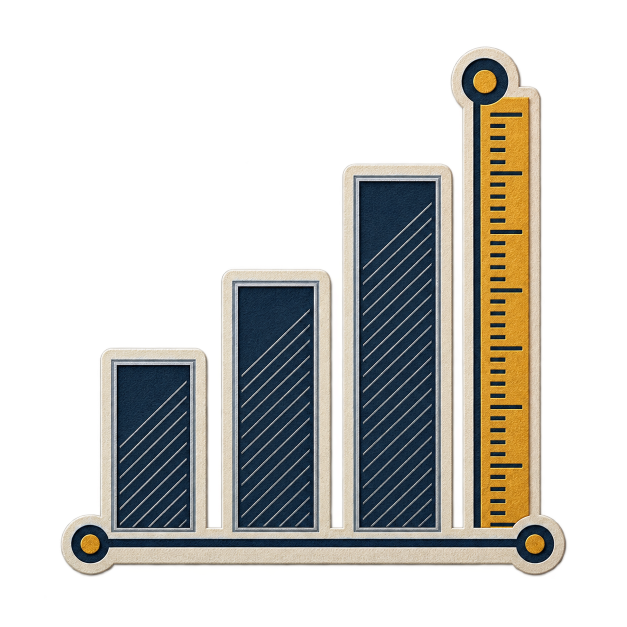
#> input picture docs/news-updates-design-20261016/sticker-assets/originals/analytics-dark.png, 1254 x 1254 px (shown at 1/2 size); its folder holds only this picture in this run
$ python prepare_assets.py
#> lines starting #> are read from the running program, lines starting #| are printed output that depends on the picture
"""Retain all imagegen originals and make small alpha-preserving web copies."""
import hashlib
import json
from pathlib import Path

from PIL import Image

ROOT = Path(__file__).resolve().parents[3]
HERE = Path(__file__).resolve().parent
PUBLIC = ROOT / "frontend/public/assets/legal-codex-stickers"
ORIGINALS = HERE / "originals"
ORIGINALS.mkdir(exist_ok=True)
manifest_path = HERE / "source-map.json"
manifest = json.loads(manifest_path.read_text(encoding="utf-8-sig"))
#> (reads docs/news-updates-design-20261016/sticker-assets/source-map.json from the repository)
checks = []
for asset in manifest["assets"]:
    name = f'{asset["id"]}-{asset["mode"]}'
    original = ROOT / asset.get("original", f"docs/news-updates-design-20261016/sticker-assets/originals/{name}.png")
    copied = PUBLIC / f"{name}.png"
    if not original.exists():
        copied.rename(original)
    with Image.open(original) as image:
#> image is the input picture: PIL image 1254x1254 RGBA; mean R, G, B, A 53, 51.5, 46.2, 93.3
        image.load()
        if image.mode != "RGBA":
            raise ValueError(f"Missing alpha: {name}")
        histogram = image.getchannel("A").histogram()
#> histogram = 256 values, max 927073 at index 0, min 29 at index 255, mean 6142.6
        if histogram[0] == 0 or histogram[255] == 0:
            raise ValueError(f"Blank or opaque output: {name}")
        size = image.size
#> size = (1254, 1254)
        web = image.copy()
        web.thumbnail((256, 256), Image.Resampling.LANCZOS)
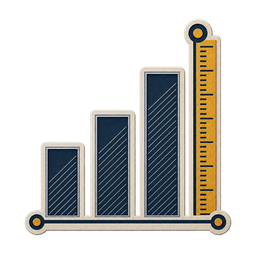
#> web: PIL image 256x256 RGBA; mean R, G, B, A 50.7, 49.3, 44.4, 93.3; transparent parts drawn white
        output = ROOT / asset.get("path", f"frontend/public/assets/legal-codex-stickers/{name}.webp")
        web.save(output, "WEBP", quality=90, method=6, exact=True)
    with Image.open(output) as web_check:
        if web_check.mode != "RGBA" or web_check.getextrema()[3][0] != 0:
            raise ValueError(f"Lost alpha: {name}")
    asset["original"] = original.relative_to(ROOT).as_posix()
    asset["path"] = output.relative_to(ROOT).as_posix()
    asset["originalFileSha256"] = hashlib.sha256(original.read_bytes()).hexdigest().upper()
    asset["webFileSha256"] = hashlib.sha256(output.read_bytes()).hexdigest().upper()
    checks.append({"id": asset["id"], "mode": asset["mode"], "originalSize": size,
                   "transparentPixelRatio": histogram[0] / (size[0] * size[1]),
#> (the run stopped early here; a loop or call above may not have finished)
